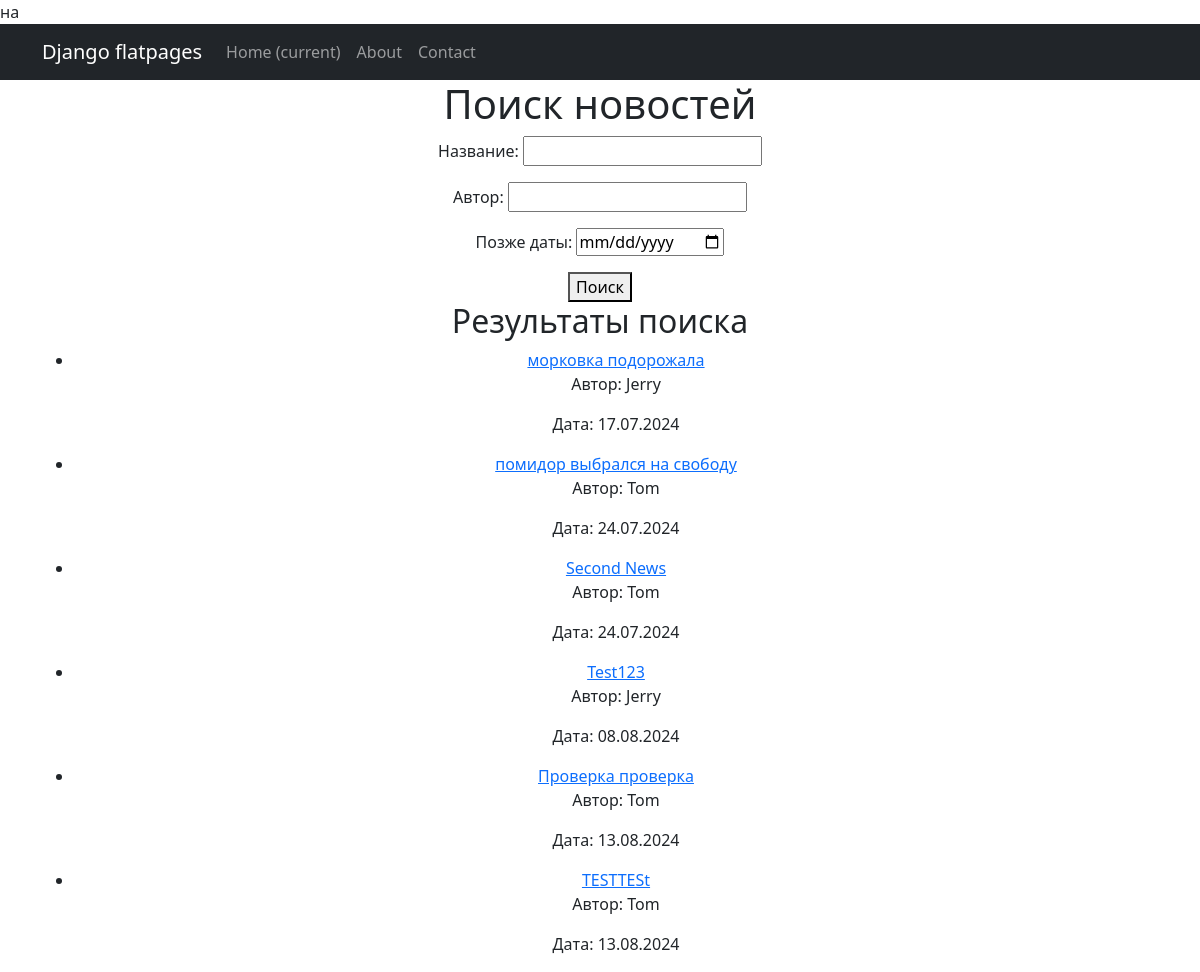
The app's page /news/search/ with its own data.
### news/models.py (models this page shows, shortened)
class Post(models.Model):
    author = models.ForeignKey(Author, on_delete=models.CASCADE)
    post_type_choices = [('article', 'Article'), ('news', 'News')]
    post_type = models.CharField(max_length=10, choices=post_type_choices)
    created_at = models.DateTimeField(auto_now_add=True)
    categories = models.ManyToManyField(Category, through='PostCategory')
    title = models.CharField(max_length=255)
    text = models.TextField()
    rating = models.IntegerField(default=0)

class Author(models.Model):
    user = models.OneToOneField(User, on_delete=models.CASCADE)
    rating = models.IntegerField(default=0)

### news/views.py (the view)
# urls.py: path('search/', PostSearchView.as_view(), name='news_search'),
class PostSearchView(ListView):
    model = Post
    template_name = 'news/news_search.html'
    context_object_name = 'news_search_list'
    paginate_by = 10
    def get_queryset(self):
        queryset = super().get_queryset().filter(post_type='news')
        self.filterset = PostFilter(self.request.GET, queryset=queryset)
        return self.filterset.qs
    def get_context_data(self, **kwargs):
        context = super().get_context_data(**kwargs)
        context['filterset'] = self.filterset
        return context

### templates/news/news_search.html (shortened to what this page needs)
{% extends "default.html" %}
{% block content %}
  <h1>Поиск новостей</h1>
  <form method="get">
    {{ filterset.form.as_p }}
    <button type="submit">Поиск</button>
  </form>
  <h2>Результаты поиска</h2>
  <ul>
    {% for news_item in news_search_list %}
      <li>
        <a href="{% url 'news_detail' news_item.pk %}">{{ news_item.title }}</a>
        <p>Автор: {{ news_item.author.user.username }}</p>
        <p>Дата: {{ news_item.created_at|date:"d.m.Y" }}</p>
      </li>
    {% empty %}
      <p>Нет новостей, удовлетворяющих условиям поиска.</p>
    {% endfor %}
  </ul>
{% endblock %}

### templates/default.html (shortened to what this page needs)
<!DOCTYPE html>
<html lang="en">
    <head>
        {% load static %}
        <link href="css/styles.css" rel="stylesheet" />  на
        <link href="{% static 'css/styles.css' %}" rel="stylesheet" />
    </head>
    <body>
        <nav class="navbar navbar-expand-lg navbar-dark bg-dark static-top">
            <div class="container">
                <a class="navbar-brand" href="#">Django flatpages</a>
                <div class="collapse navbar-collapse" id="navbarResponsive">
                    <ul class="navbar-nav ml-auto">
                        <li class="nav-item active">
                            <a class="nav-link" href="#">Home
                                <span class="sr-only">(current)</span>
                            </a>
                        </li>
                        <li class="nav-item">
                            <a class="nav-link" href="/about/">About</a>
                        </li>
                         <li class="nav-item">
                            <a class="nav-link" href="/contacts/">Contact</a>
                         </li>
                    </ul>
                </div>
            </div>
        </nav>
        <div class="container">
            <div class="row">
                <div class="col-lg-12 text-center">
                    {% block content %}{% endblock content %}
                </div>
            </div>
        </div>
    </body>
</html>

### records on screen
Post: title "морковка подорожала", author.user.username "Jerry", created_at "17.07.2024"
Post: title "помидор выбрался на свободу", author.user.username "Tom", created_at "24.07.2024"
Post: title "Second News", author.user.username "Tom", created_at "24.07.2024"
Post: title "Test123", author.user.username "Jerry", created_at "08.08.2024"
Post: title "Проверка проверка", author.user.username "Tom", created_at "13.08.2024"
Post: title "TESTTESt", author.user.username "Tom", created_at "13.08.2024"
